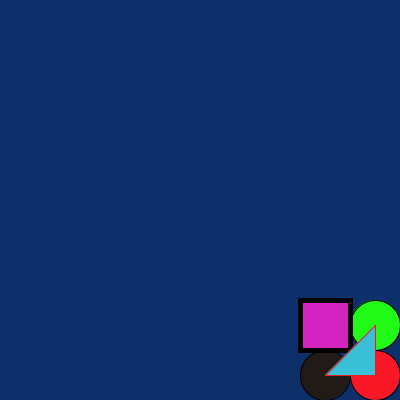
Frame 1 (no input)
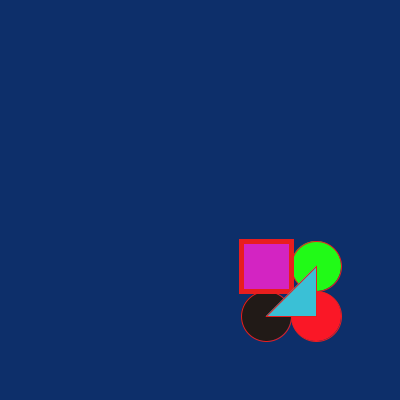
Frame 60 (the mouse pressed at the canvas centre just before this capture)
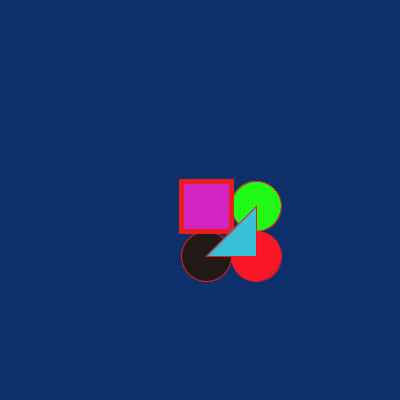
Frame 120 (the mouse held since frame 60 and released just before this capture)

The Processing sketch that drew these frames (run headless with seeded random() and noise(); from frame 60 on, the mouse is pressed at the canvas centre):

// Processing sketch: sketch_171002a
// ── sketch_171002a.pde
int x = 375;
int y = 375;


void setup() {
  size(400, 400);
  frameRate(50);
  smooth();
}

void draw() {
  background(#0D2F6A);
  // Draw the image
  fill(#FA1726);
  ellipse(x, y, 50, 50);
  fill(#21FA17);
  ellipse(x, y-50, 50, 50);
  fill(#211A17);
  ellipse(x-50, y, 50, 50);
  strokeWeight(5);
  fill(#D324C2);
  rect(x-75, y-75, 50, 50);
  stroke(#E81E1E);
  strokeWeight(1);
  fill(#3AC0D6);
  triangle(x, y, x, y-50, x-50, y);
  // Move the image
  // Method 2
  if (x>75) {
    x = x-1;
    y = y-1;
  }
  // Method 1
  // Test and stop
  //if (x-75 == 0) {
  //  noLoop();
  // }

  println("x = ", x, "y = ", y);
}
